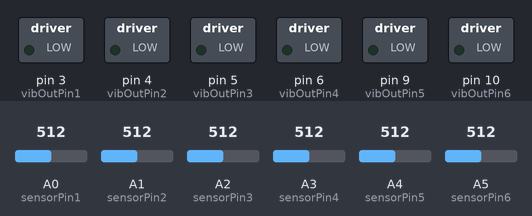
The sketch below on a simulated Arduino Uno, built with avr-gcc and run on an emulated ATmega328P. Shown: switched loads named in the sketch (green lamp = pin HIGH). Inputs (shaded band) come from the test bench; at power-on: A0 (sensorPin1) = 512, A2 (sensorPin3) = 512, A3 (sensorPin4) = 512, A4 (sensorPin5) = 512, A5 (sensorPin6) = 512, A1 (sensorPin2) = 512.

Above: at 1.2 s.
1.3 s: A0 (sensorPin1) set to 910
At 2.5 s:
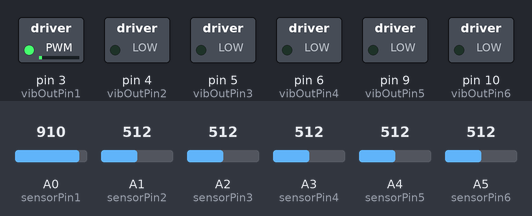
2.8 s: A2 (sensorPin3) set to 910
At 4.0 s:
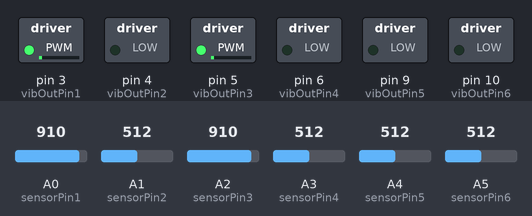
4.3 s: A3 (sensorPin4) set to 910
At 4.6 s:
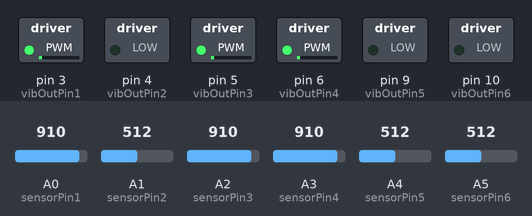
5.8 s: A4 (sensorPin5) set to 910
At 6.5 s:
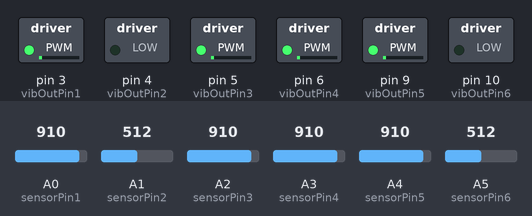
7.3 s: A5 (sensorPin6) set to 910
At 8.1 s:
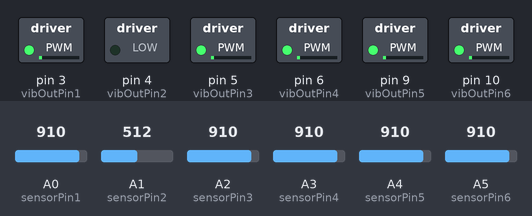
8.8 s: A1 (sensorPin2) set to 949
10.3 s: A1 (sensorPin2) set to 970
At 10.7 s:
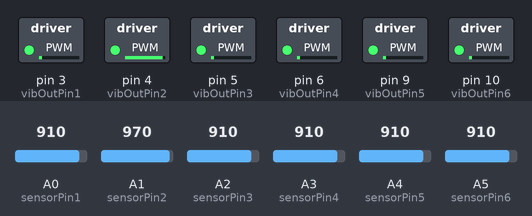
Timing chart, 0 to 12.8 s (numbered marks = the images above; inputs shaded):
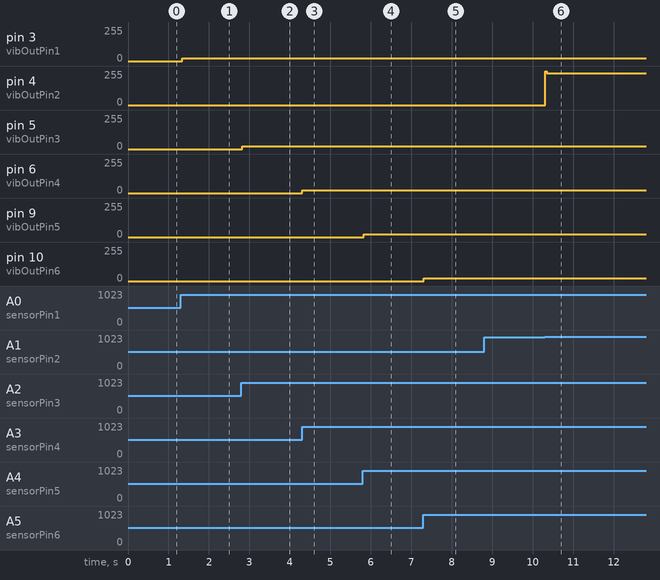

Measured:
- the behaviour switches between 961 and 962 on A1 (sensorPin2) (found by bisection; images 5 and 6)
- after the input at 1.3 s, pin 3 (vibOutPin1): 0/255 → 19/255 at once
- after the input at 2.8 s, pin 5 (vibOutPin3): 0/255 → 19/255 at once
- after the input at 4.3 s, pin 6 (vibOutPin4): 0/255 → 19/255 at once
- after the input at 5.8 s, pin 9 (vibOutPin5): 0/255 → 19/255 at once
- after the input at 7.3 s, pin 10 (vibOutPin6): 0/255 → 19/255 at once
- after the input at 8.8 s, every drawn part: stays the same
- after the input at 10.3 s, pin 4 (vibOutPin2): 0/255 → 240/255 at once

The sketch:

Haptic_Feedback_1_DirectCoupling.ino
```cpp
/*
 Author: Max Crutzen
 Date:   02-06-2025

 This is code testing the feasability of coupling the force sensitive resitor data directly to the haptic feedback motors, with only denoising the data so you don't feel
 the sensors responding to normal load of bodyweight.
*/

#define vibOutPin1 3
#define vibOutPin2 4
#define vibOutPin3 5
#define vibOutPin4 6
#define vibOutPin5 9  //could not be consecutive because of the way the pins were ordered
#define vibOutPin6 10

#define sensorPin1 A0  // Removed the semicolon
#define sensorPin2 A1
#define sensorPin3 A2
#define sensorPin4 A3
#define sensorPin5 A4
#define sensorPin6 A5

int sensorValue1 = 0;
int sensorValue2 = 0;
int sensorValue3 = 0;
int sensorValue4 = 0;
int sensorValue5 = 0;
int sensorValue6 = 0;

int outputValue1 = 0;
int outputValue2 = 0;
int outputValue3 = 0;
int outputValue4 = 0;
int outputValue5 = 0;
int outputValue6 = 0;

int scale = 5;

//this threshold can vary of course due to bodyweight
int Threshold = 900;

void setup() {
  pinMode(vibOutPin1, OUTPUT);
  pinMode(vibOutPin2, OUTPUT);
  pinMode(vibOutPin3, OUTPUT);
  pinMode(vibOutPin4, OUTPUT);
  pinMode(vibOutPin5, OUTPUT);
  pinMode(vibOutPin6, OUTPUT);

  pinMode(sensorPin1, INPUT);
  pinMode(sensorPin2, INPUT);
  pinMode(sensorPin3, INPUT);
  pinMode(sensorPin4, INPUT);
  pinMode(sensorPin5, INPUT);
  pinMode(sensorPin6, INPUT);
}

void loop() {
  sensorValue1 = analogRead(sensorPin1);
  sensorValue2 = analogRead(sensorPin2);
  sensorValue3 = analogRead(sensorPin3);
  sensorValue4 = analogRead(sensorPin4);
  sensorValue5 = analogRead(sensorPin5);
  sensorValue6 = analogRead(sensorPin6);

  // Map the sensor value alternatively (1000-1023 instead of 0-205)
  outputValue1 = map(sensorValue1, Threshold, 1023, 0, 255);
  outputValue2 = map(sensorValue2, Threshold, 1023, 0, 255);
  outputValue3 = map(sensorValue3, Threshold, 1023, 0, 255);
  outputValue4 = map(sensorValue4, Threshold, 1023, 0, 255);
  outputValue5 = map(sensorValue5, Threshold, 1023, 0, 255);
  outputValue6 = map(sensorValue6, Threshold, 1023, 0, 255);


  analogWrite(vibOutPin1, 0);
  analogWrite(vibOutPin2, 0);
  analogWrite(vibOutPin3, 0);
  analogWrite(vibOutPin4, 0);
  analogWrite(vibOutPin5, 0);
  analogWrite(vibOutPin6, 0);


  if (sensorValue1 > Threshold) {
    analogWrite(vibOutPin1, outputValue1);
  }
  if (sensorValue2 > Threshold) {
    analogWrite(vibOutPin2, outputValue2);
  }
  if (sensorValue3 > Threshold) {
    analogWrite(vibOutPin3, outputValue3);
  }
  if (sensorValue4 > Threshold) {
    analogWrite(vibOutPin4, outputValue4);
  }
  if (sensorValue5 > Threshold) {
    analogWrite(vibOutPin5, outputValue5);
  }
  if (sensorValue6 > Threshold) {
    analogWrite(vibOutPin6, outputValue6);
  }
}
```
